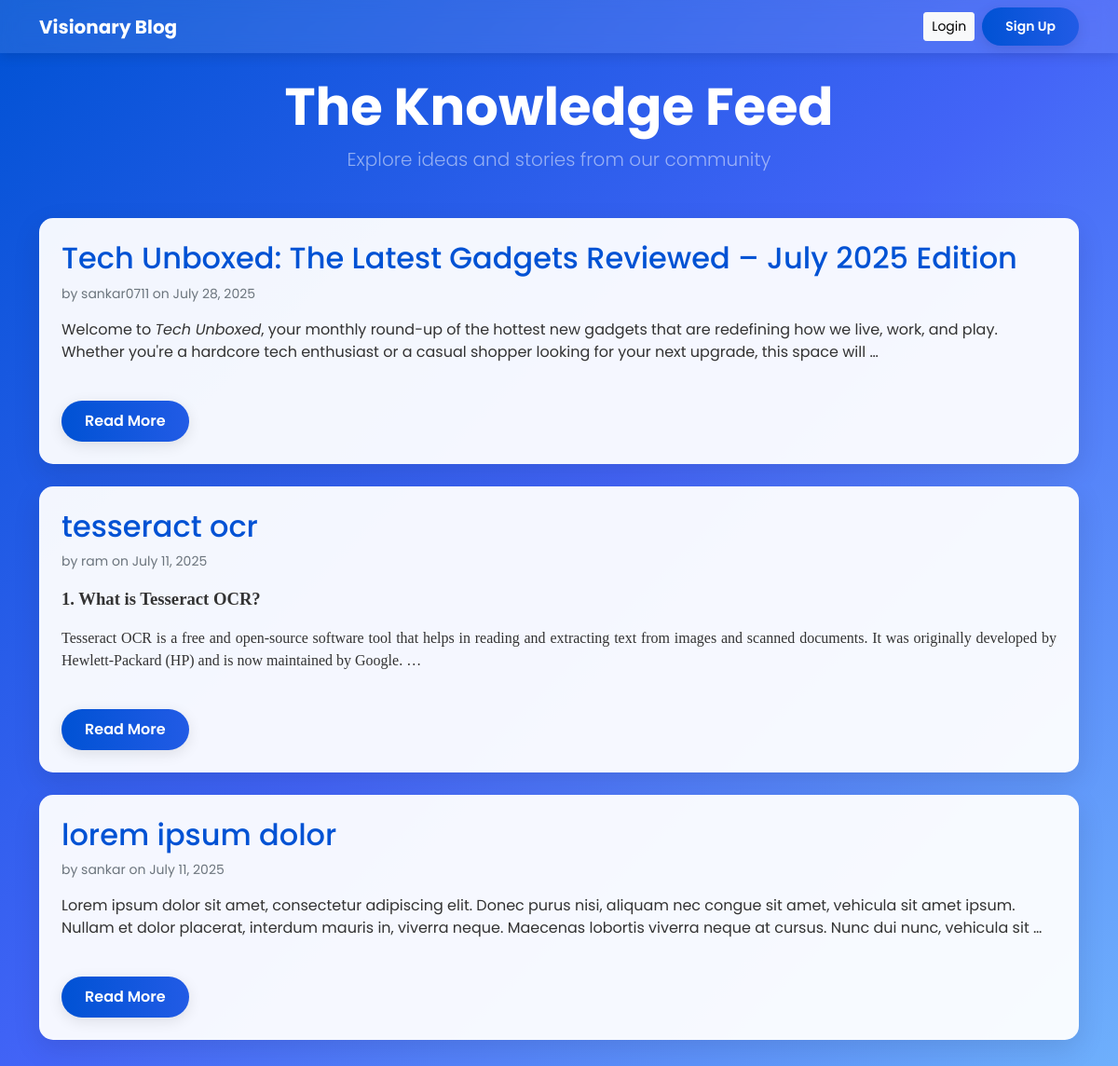
The page / on the database its author committed.
### blog/models.py (models this page shows, shortened)
class BlogPost(models.Model):
    title = models.CharField(max_length=200)
    content = RichTextField(blank=True, null=True)
    author = models.ForeignKey(User, on_delete=models.CASCADE)
    created_at = models.DateTimeField(auto_now_add=True)
    updated_at = models.DateTimeField(auto_now=True)
    def get_absolute_url(self):
        return reverse('blog-detail', kwargs={'pk': self.pk})

### blog/views.py (the view)
# urls.py: path('', BlogListView.as_view(), name='blog-list'),
class BlogListView(ListView):
    model = BlogPost
    template_name = 'blog/blog_list.html'
    context_object_name = 'posts'
    ordering = ['-created_at']
    paginate_by = 5

### blog/templates/blog/blog_list.html (shortened to what this page needs)
{% extends "base.html" %}
{% block content %}
    <div class="text-center main-content-animate mb-5">
        <h1 class="display-4 text-white fw-bold">The Knowledge Feed</h1>
        <p class="lead text-white-50">Explore ideas and stories from our community</p>
    </div>
    {% for post in posts %}
        <div class="card mb-4" data-aos="fade-up" data-aos-delay="{{ forloop.counter0|add:1 }}00">
            <div class="card-body p-4">
                <h2 class="card-title">
                    <a href="{{ post.get_absolute_url }}" class="text-decoration-none" style="color: var(--primary-color);">
                        {{ post.title }}
                    </a>
                </h2>
                <p class="text-muted small">
                    by {{ post.author.username }} on {{ post.created_at|date:"F d, Y" }}
                </p>
                <div class="card-text mt-3">
                    {{ post.content|safe|truncatewords_html:40 }}
                </div>
                <a href="{{ post.get_absolute_url }}" class="btn btn-primary mt-4">Read More</a>
            </div>
        </div>
    {% empty %}
        <div class="text-center text-white main-content-animate">
            <h2>No Posts Yet!</h2>
            <p>Why not be the first to share your thoughts?</p>
            <a href="{% url 'blog-create' %}" class="btn btn-primary btn-lg">Create First Post</a>
        </div>
    {% endfor %}
{% endblock %}

### templates/base.html (shortened to what this page needs)
<!DOCTYPE html>
<html lang="en">
<head>
    <link href="https://cdn.jsdelivr.net/npm/bootstrap@5.1.3/dist/css/bootstrap.min.css" rel="stylesheet">
    <link href="https://unpkg.com/aos@2.3.1/dist/aos.css" rel="stylesheet">
</head>
<body>
    <nav class="navbar navbar-expand-lg navbar-dark sticky-top">
        <div class="container">
            <a class="navbar-brand fw-bold" href="{% url 'blog-list' %}">Visionary Blog</a>
            <div class="collapse navbar-collapse" id="navbarNav">
                <div class="navbar-nav align-items-center">
                    {% if user.is_authenticated %}
                        <span class="navbar-text me-3">
                            Welcome, {{ user.username }}!
                        </span>
                        <form class="d-inline" method="post" action="{% url 'logout' %}">
                            {% csrf_token %}
                            <button type="submit" class="btn btn-outline-light btn-sm">Logout</button>
                        </form>
                    {% else %}
                        <a href="{% url 'login' %}" class="btn btn-light btn-sm me-2">Login</a>
                        <a href="{% url 'signup' %}" class="btn btn-primary btn-sm">Sign Up</a>
                    {% endif %}
                </div>
            </div>
        </div>
    </nav>
    <main class="container py-4">
        {% block content %}
        {% endblock content %}
    </main>
</body>
</html>

### templates/base.html (style rules this page uses)
:root { --primary-color: #0052D4; --secondary-color: #4364F7; --accent-color: #6FB1FC; --text-color: #333; --font-family: 'Poppins', sans-serif; }
body { font-family: var(--font-family); background: linear-gradient(135deg, var(--primary-color) 0%, var(--secondary-color) 50%, var(--accent-color) 100%); background-attachment: fixed; color: var(--text-color); }
.navbar { background-color: rgba(255, 255, 255, 0.1) !important; backdrop-filter: blur(10px); box-shadow: 0 4px 12px rgba(0, 0, 0, 0.1); }
.card { border-radius: 15px; border: none; box-shadow: 0 10px 30px rgba(0, 0, 0, 0.1); transition: all 0.3s ease-in-out; background-color: rgba(255, 255, 255, 0.95); }
.btn-primary { background-image: linear-gradient(to right, var(--primary-color), var(--secondary-color)); background-size: 200% auto; color: white; border: none; border-radius: 50px; padding: 10px 25px; font-weight: 600; transition: all 0.4s ease; box-shadow: 0 4px 15px rgba(0, 0, 0, 0.1); }
.main-content-animate { animation: fadeIn 0.8s ease-out forwards; }

### rows shown on the page
BlogPost: title "Tech Unboxed: The Latest Gadgets Reviewed – July 2025 Edition", author.username "sankar0711", created_at "July 28, 2025", content "Welcome to Tech Unboxed , your monthly round-up of the hottest new gadgets that are redefining how we live, work, and play. Whether you're a hardcore tech enthusiast or a casual shopper looking for your next upgrade, this space will …"
BlogPost: title "tesseract ocr", author.username "ram", created_at "July 11, 2025", content "1. What is Tesseract OCR? Tesseract OCR is a free and open-source software tool that helps in reading and extracting text from images and scanned documents. It was originally developed by Hewlett-Packard (HP) and is now maintained by Google. …"
BlogPost: title "lorem ipsum dolor", author.username "sankar", created_at "July 11, 2025", content "Lorem ipsum dolor sit amet, consectetur adipiscing elit. Donec purus nisi, aliquam nec congue sit amet, vehicula sit amet ipsum. Nullam et dolor placerat, interdum mauris in, viverra neque. Maecenas lobortis viverra neque at cursus. Nunc dui nunc, vehicula sit …"
